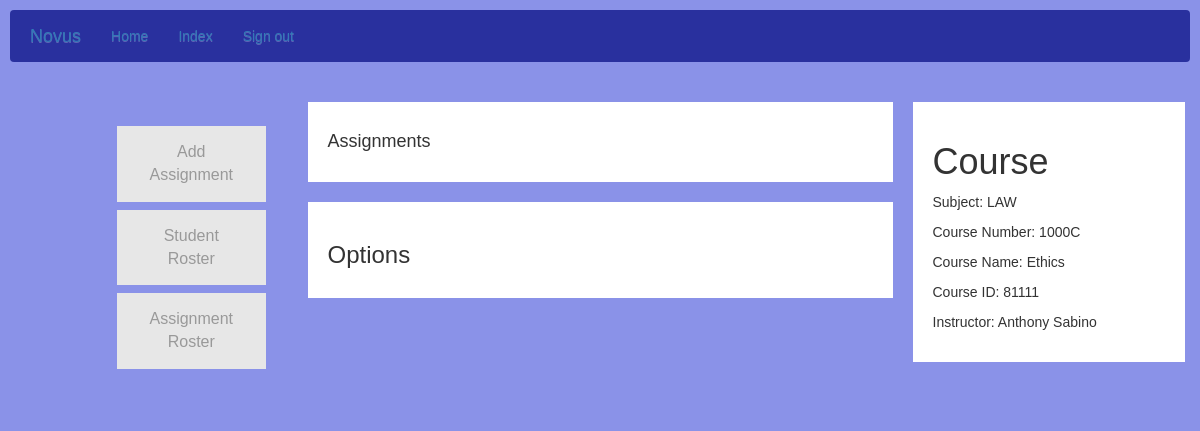
/details/Course/1 (signed in), run on an earlier commit of the app's database.
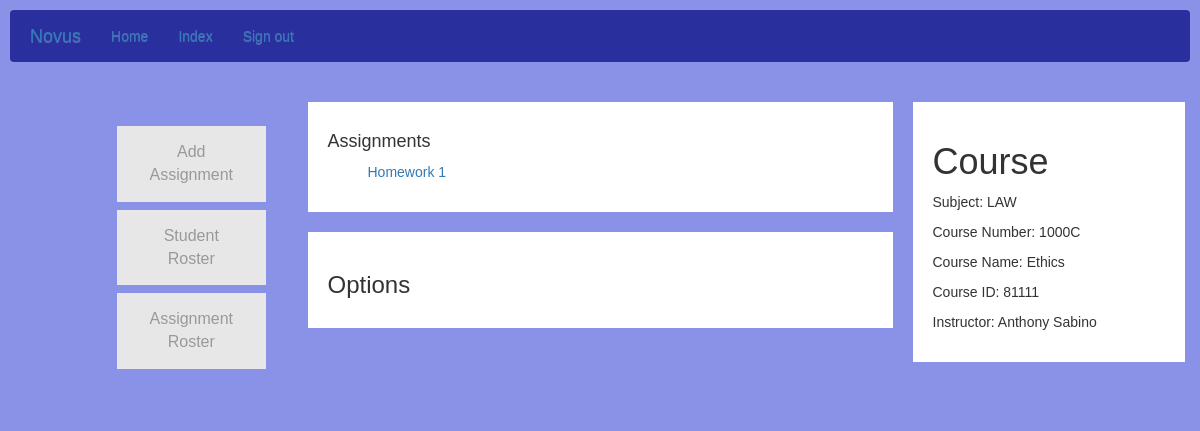
And on a later commit of the database.
### models.py (models this page shows)
class Assignment(db.Model):
    __tablename__= "assignments"
    id = db.Column(db.Integer, primary_key=True)
    name = db.Column(db.String(100), index=True, unique=False)
    description = db.Column(db.String(300), unique=False)
    type = db.Column(db.String(20), index=True, unique=False)
    total = db.Column(db.Integer)
    timestamp = db.Column(db.DateTime, index=True, default=datetime.utcnow)
    course_id = Column(Integer, ForeignKey('courses.id'))

### app.py (the view)
@app.route('/details/<type>/<int:id>')
@login_required
def details(type, id):
    if type == "Student":
        student = Student.query.get(id)
        return render_template('students_details.html', student=student)
    elif type == "Professor":
        prof = Professor.query.get(id)
        return render_template('professor_details.html', prof=prof)
    elif type == "Administrator":
        admin = Administrator.query.get(id)
        return render_template('administrator_details.html', admin=admin)
    elif type == "Course":
        course = Course.query.get(id)
        professor = Professor.query.get(course.professor_id)
        assignments = course.assignments
        return render_template('course_details.html', course=course, professor=professor, assignments=assignments)
    else:
        return render_template('error.html')

### templates/course_details.html
{% extends 'layout.html' %}
{% block head %}
        <link rel="stylesheet" href="//maxcdn.bootstrapcdn.com/bootstrap/3.2.0/css/bootstrap.min.css">
        <link rel="stylesheet" href="//maxcdn.bootstrapcdn.com/bootstrap/3.2.0/css/bootstrap-theme.min.css">
        <link rel="stylesheet" type="text/css" href="/static/css/index.css">
{% endblock %}
{% block app_content %}
<div class="row">
  <div class="leftcolumn">
    <div class="card" id="opt">
      <ul>
        <ol><a href="{{ url_for('add_assignment', id=course.id )}}" class="button">Add Assignment</a></ol>
        <ol><a href="{{ url_for('student_course_roster', id=course.id )}}" class="button">Student Roster</a></ol>
        <ol><a href="{{ url_for('gradebooks', id=course.id )}}" class="button">Assignment Roster</a></ol>
      </ul>
    </div>
  </div>
  <div class="centercolumn">
    <div class="card">
      <h4>Assignments</h4>
        <ul>
          {% for assignment in assignments %}
            <p><a href="{{ url_for('assignment', id=assignment.id )}}">{{assignment.name}}</a></p>
          {% endfor %}
        </ul>
    </div>
    <div class="card">
      <h3>Options</h3>
    </div>
  </div>
  <div class="rightcolumn">
    <div class="card">
      <h1>Course</h1>
      <p>Subject: {{course.subject}}</p>
      <p>Course Number: {{course.number}}</p>
      <p>Course Name: {{course.name}}</p>
      <p>Course ID: {{course.uniqueid}}</p>
      <p>Instructor: {{professor.name}}</p>
    </div>
  </div>
</div>
{% endblock %}

What changed in the data, as far as the page shows it:
added Assignment: name "Homework 1"
